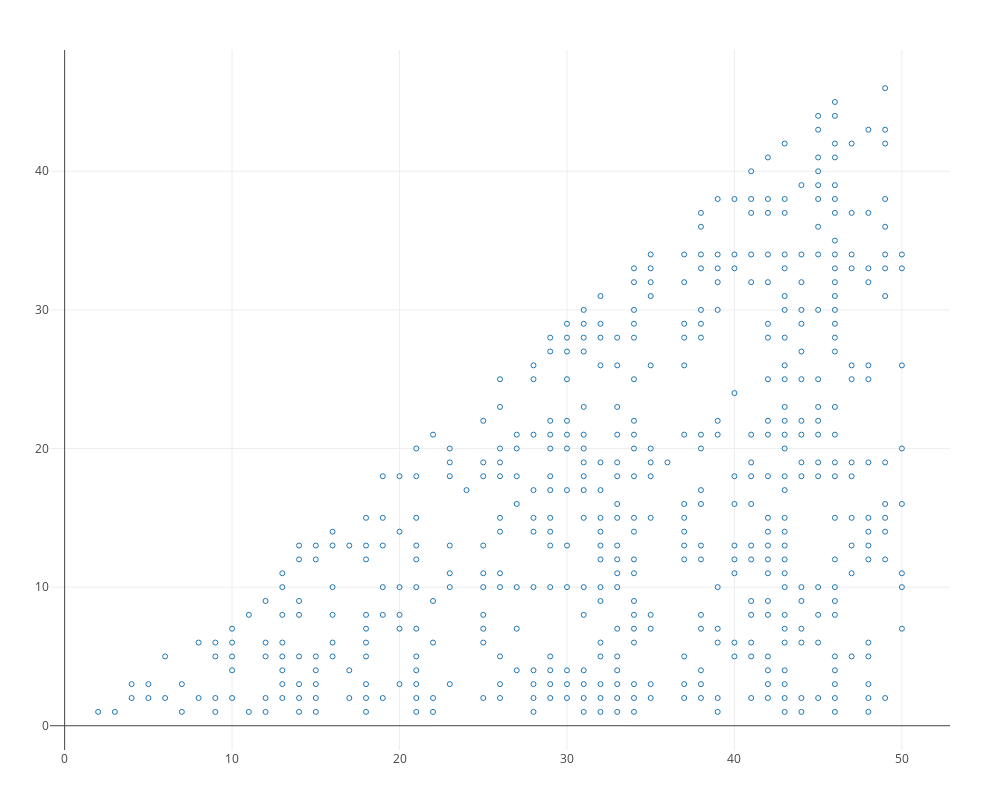

Notebook cell for this chart:
### Markdown cell above
## "point cloud" mode

### Code cell
ezplot_pjs(matrix_ordering[:,1:500])

### Figure 1 — Plotly figure (JSON) as saved in the notebook; plotly's stock layout.template omitted (floating-point values rounded to 4 significant figures; data arrays with more than 128 entries replaced by an {"elided": "..."} marker saying what was removed)
{"data": [{"autocolorscale": false, "marker": {"color": "rgb[250,250,250]", "line": {"color": "rgb[250,250,250]"}, "opacity": 1, "size": 5, "symbol": "circle-open"}, "mode": "markers", "type": "scatter", "x": {"elided": "500 int values"}, "y": {"elided": "500 int values"}}], "layout": {"height": 800, "hovermode": "closest", "margin": {"b": 50, "l": 50, "r": 50, "t": 50}, "scene": {"aspectmode": "manual", "aspectratio": {"x": 1, "y": 0.9375}}, "showlegend": false, "width": 1000}}
